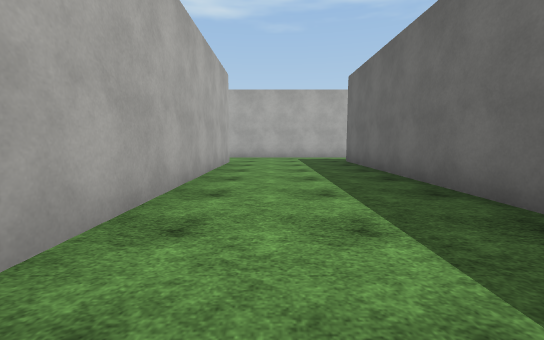
View 1 (above)

18 first-person views from a walk through a scene from a Unity 3-D project. The camera is 1.2 m above the floor, tilts 6° down and sees 90° across. The floor is counted in squares, 2 m on a side. Each view is taken from the middle of a square. On the plan, view 1 faces up. The plan holds only what a view shows up to about 9 squares ahead; the rest is blank. The place goes on beyond the plan. The player is left out. Some surface patterns are stand-ins.

View 2
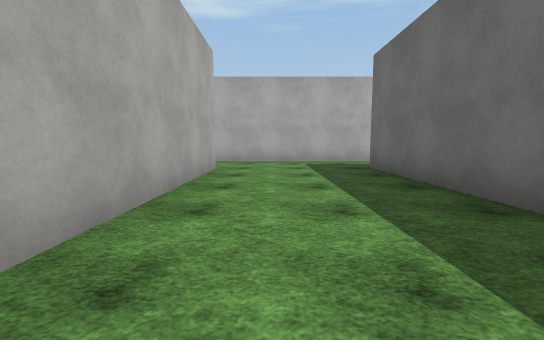

View 3
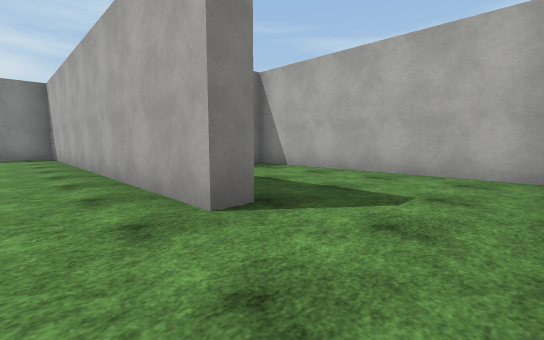

View 4
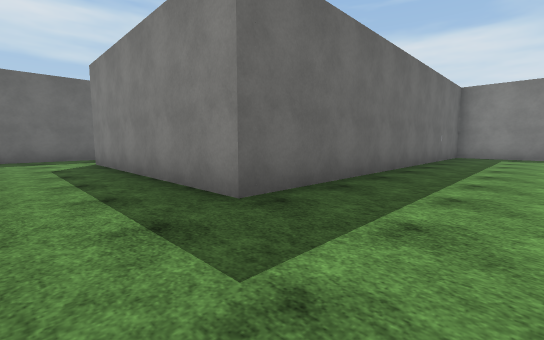

View 5
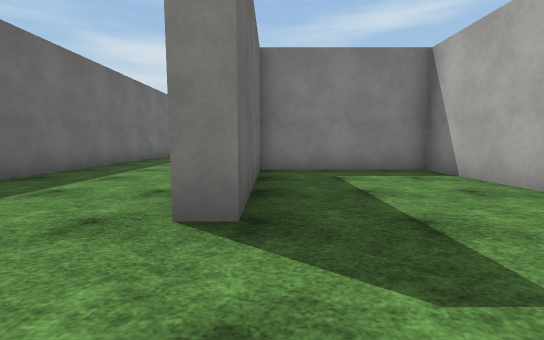

View 6
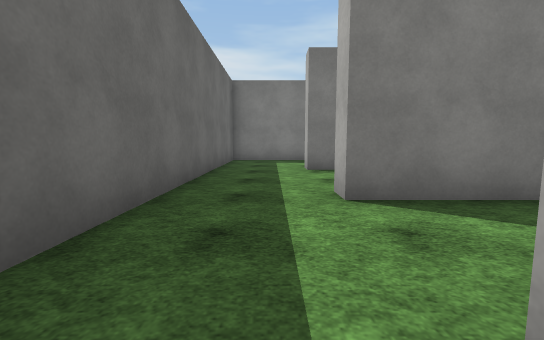

View 7
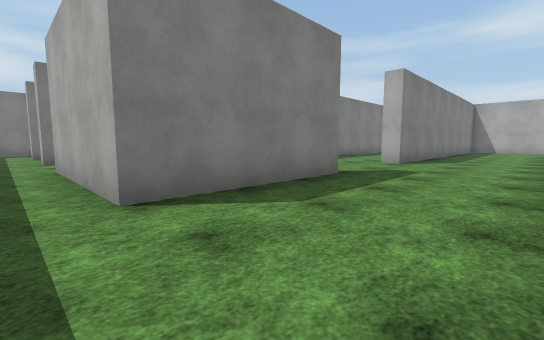

View 8
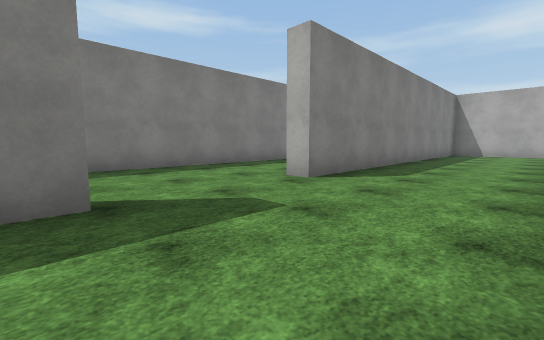

View 9
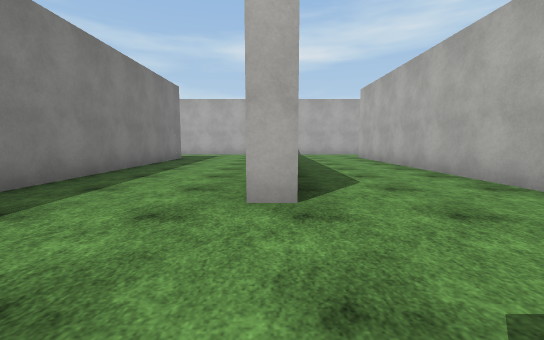

View 10
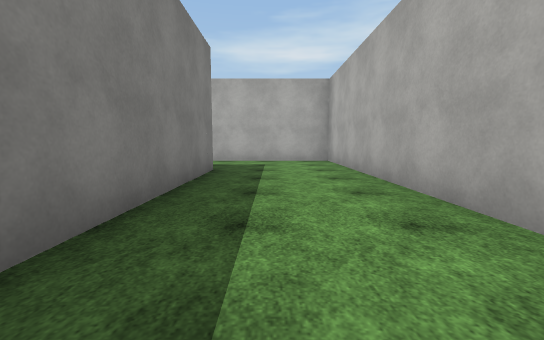

View 11
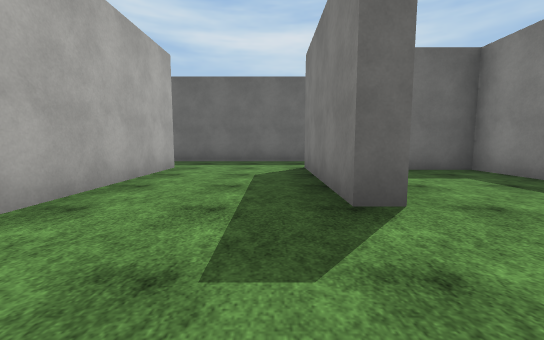

View 12
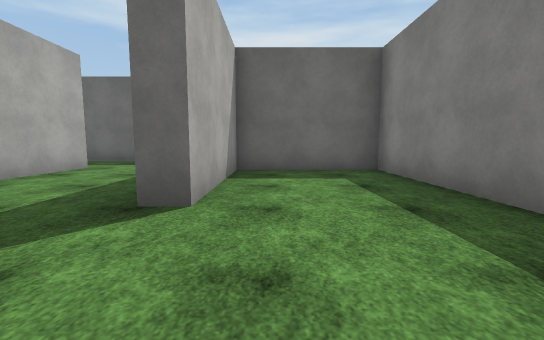

View 13
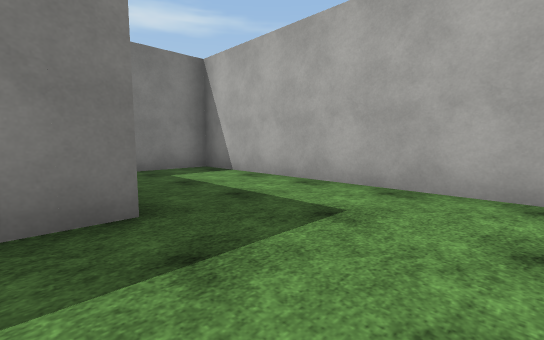

View 14
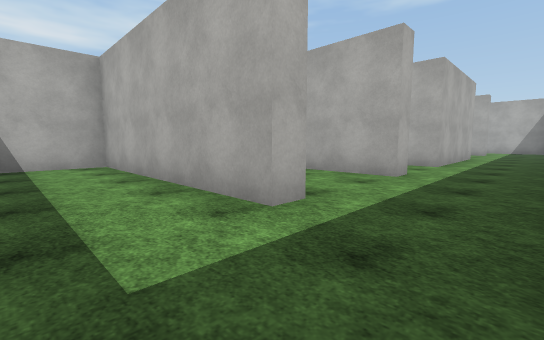

View 15
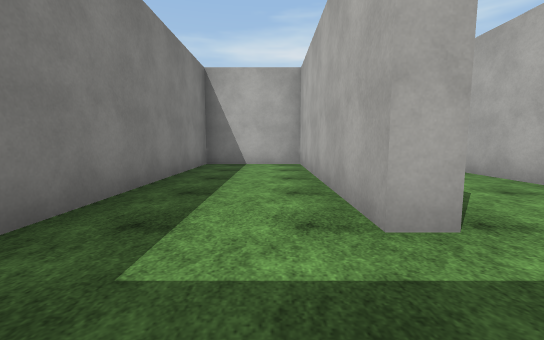

View 16
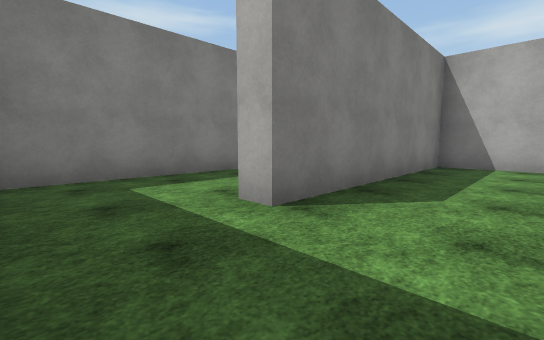

View 17
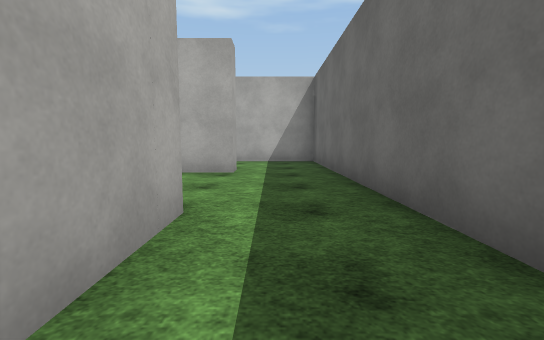

View 18
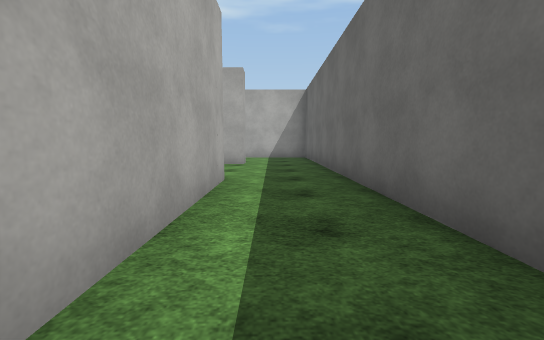

### Floor plan
Points are (right, up) in squares from view 1. A wall is a line through its corners. A room is listed if a view was taken in it or the views show most of it. See-through windows are left out.
Room 1 (views 1, 2, 3, 4, 5)
walls: (3, 10.3) (-1.8, 10.3); (-5.3, 10.1) (-5.3, 4.3) (-1.8, 4.3) (-1.8, 8) (-1.2, 8) (-1.2, -1.7) (1.1, -1.7); (2.3, -0.6) (2.3, 8.2) (8.3, 8.2); (8.3, 10.3) (7.5, 10.3)
ways out: opening at (9, 9.5) to room 2
Room 2 (views 6, 7, 8, 9, 10, 11, 12, 13, 17, 18)
walls: (-1.6, 13.8) (-8.5, 13.8) (-8.5, 7.3) (-6.9, 7.3); (0.9, 17.2) (-5, 17.2); (-5.1, 14.3) (1.4, 14.3) (1.4, 13.8); (-5.9, 10.8) (7.7, 10.8) (7.7, 13.8) (4.5, 13.8) (4.5, 14.3) (8.3, 14.3) (8.3, 10.3); (8.3, 8.2) (8.3, 7.8); (8.3, 17.8) (8.3, 17.2) (4.1, 17.2); (10.3, 7.5) (10.3, 17.5)
ways out: opening at (9, 9.5) to room 1; opening at (9.5, 8) to room 4; opening at (9.5, 18)
Room 3 (views 14, 15)
walls: (8.3, 4.8) (2.8, 4.8) (2.8, 2.3) (10.3, 2.3) (10.3, 4.5)
ways out: opening at (9.5, 5) to room 4
Room 4 (view 16)
walls: (8.3, 7.8) (4.8, 7.8); (10.3, 4.5) (10.3, 7.5); (2.8, 7) (2.8, 5.3) (8.3, 5.3) (8.3, 4.8)
ways out: opening at (9.5, 8) to room 2; opening at (9.5, 5) to room 3

Where each view was taken, in squares from view 1:
view 1: 0 up, 0 right, facing up
view 2: 2 up, 0 right, facing up
view 3: 10 up, 0 right, facing down-left
view 4: 10 up, 0 right, facing down-right
view 5: 10 up, 2 left, facing down
view 6: 11 up, 9 right, facing down
view 7: 17 up, 9 right, facing down-left
view 8: 17 up, 5 right, facing down-left
view 9: 14 up, 4 right, facing left
view 10: 12 up, 0 right, facing left
view 11: 15 up, 2 right, facing right
view 12: 13 up, 2 right, facing right
view 13: 13 up, 5 left, facing down-left
view 14: 3 up, 10 right, facing up-left
view 15: 4 up, 10 right, facing left
view 16: 7 up, 10 right, facing down-left
view 17: 12 up, 9 right, facing up
view 18: 10 up, 9 right, facing up
